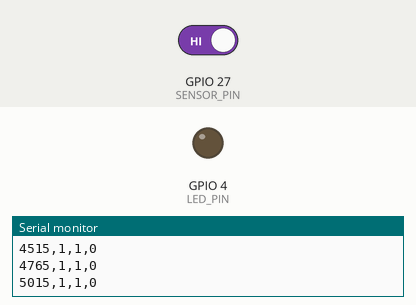
Simulated run of this sketch. Board: ESP32. Parts: output pins drawn as LEDs (lit = HIGH), the last lines printed to the serial monitor. The inputs (shaded band) are chosen by the test bench; at power-on: GPIO 27 (SENSOR_PIN) HIGH.

Above: at 5.2 s.
5.3 s: GPIO 27 (SENSOR_PIN) driven LOW
At 6.2 s:
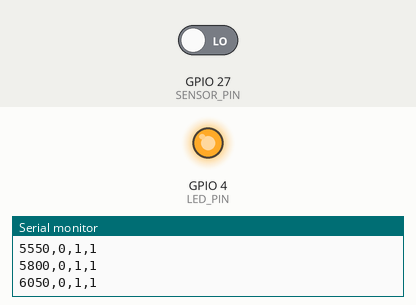
6.8 s: GPIO 27 (SENSOR_PIN) driven HIGH
At 8.0 s:
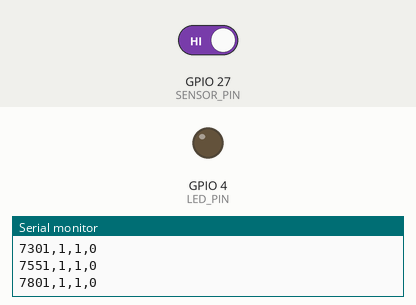
Timing chart, 0 to 9.8 s (numbered marks = the images above; inputs shaded):
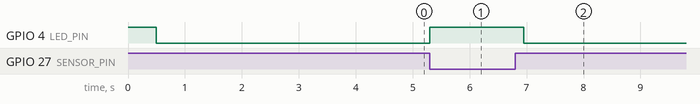

Measured:
- after the input at 5.3 s, GPIO 4 (LED_PIN): LOW → HIGH at once
- after the input at 6.8 s, GPIO 4 (LED_PIN): HIGH → LOW after 0.15 s

The sketch:

esp32_sensor_demo.ino
```cpp
// Live SW-420 digital-output demonstration; not a trained slip detector.
// Sensor VCC -> 3V3, GND -> GND, DO -> GPIO27.
// GPIO4 -> 1k resistor -> LED anode; LED cathode -> GND.
const int SENSOR_PIN = 27;
const int LED_PIN = 4;
int idleLevel;
int previousLevel;
unsigned long ledUntil = 0;
unsigned long lastStatus = 0;

void setup() {
  Serial.begin(115200);
  pinMode(SENSOR_PIN, INPUT_PULLUP);
  pinMode(LED_PIN, OUTPUT);
  digitalWrite(LED_PIN, HIGH); // Brief startup check for LED wiring.
  delay(500);
  digitalWrite(LED_PIN, LOW);
  Serial.println("Keep sensor still: calibrating idle level for 2 seconds.");
  unsigned int highCount = 0;
  for (int i = 0; i < 2000; ++i) {
    highCount += digitalRead(SENSOR_PIN) == HIGH;
    delay(1);
  }
  idleLevel = highCount >= 1000 ? HIGH : LOW;
  previousLevel = digitalRead(SENSOR_PIN);
  Serial.println("LIVE VIBRATION DEMO: tap sensor gently. Send c to recalibrate.");
  Serial.println("millis,raw_level,idle_level,led_on");
}

void loop() {
  unsigned long now = millis();
  int level = digitalRead(SENSOR_PIN);
  if (Serial.available() && Serial.read() == 'c') {
    idleLevel = level;
    Serial.println("# idle level recalibrated; keep sensor still when sending c");
  }
  if (level != idleLevel) ledUntil = now + 150;
  bool ledOn = (long)(ledUntil - now) > 0;
  digitalWrite(LED_PIN, ledOn ? HIGH : LOW);
  if (level != previousLevel || now - lastStatus >= 250) {
    Serial.printf("%lu,%d,%d,%d\n", now, level, idleLevel, ledOn);
    previousLevel = level;
    lastStatus = now;
  }
}
```
